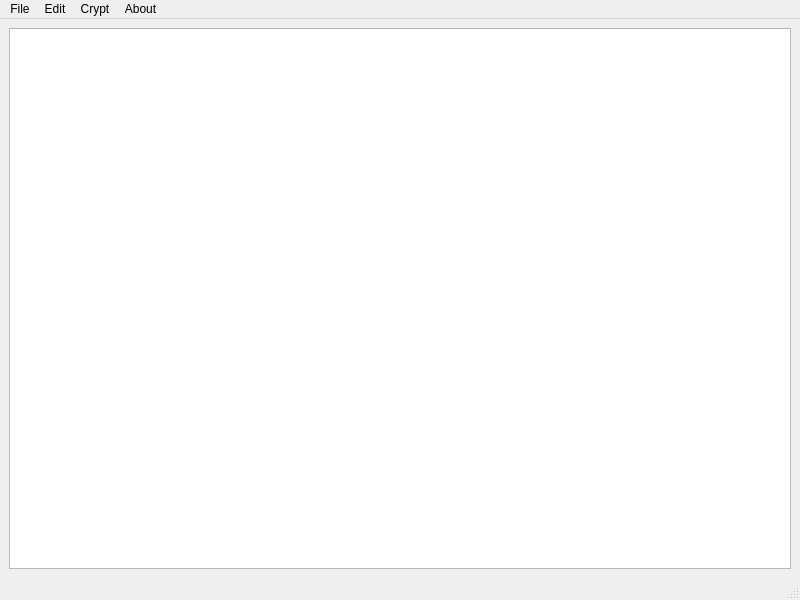
<?xml version="1.0" encoding="UTF-8"?>
<ui version="4.0">
 <class>MainWindow</class>
 <widget class="QMainWindow" name="MainWindow">
  <property name="geometry">
   <rect>
    <x>0</x>
    <y>0</y>
    <width>800</width>
    <height>600</height>
   </rect>
  </property>
  <property name="windowTitle">
   <string>MainWindow</string>
  </property>
  <widget class="QWidget" name="centralwidget">
   <layout class="QVBoxLayout" name="verticalLayout">
    <item>
     <widget class="QTextEdit" name="textEdit"/>
    </item>
   </layout>
  </widget>
  <widget class="QMenuBar" name="menubar">
   <property name="geometry">
    <rect>
     <x>0</x>
     <y>0</y>
     <width>800</width>
     <height>22</height>
    </rect>
   </property>
   <widget class="QMenu" name="menuFile">
    <property name="title">
     <string>File</string>
    </property>
    <addaction name="actionNew"/>
    <addaction name="actionOpen"/>
    <addaction name="separator"/>
    <addaction name="actionSave"/>
    <addaction name="actionSave_As"/>
    <addaction name="separator"/>
    <addaction name="actionPrint"/>
    <addaction name="actionExit"/>
   </widget>
   <widget class="QMenu" name="menuEdit">
    <property name="title">
     <string>Edit</string>
    </property>
    <addaction name="actionCut"/>
    <addaction name="actionCopt"/>
    <addaction name="actionPaste"/>
    <addaction name="separator"/>
    <addaction name="actionRedo"/>
    <addaction name="actionUndo"/>
   </widget>
   <widget class="QMenu" name="menuCrypt">
    <property name="title">
     <string>Crypt</string>
    </property>
    <addaction name="actionEncrypt"/>
    <addaction name="actionDecrypt"/>
   </widget>
   <widget class="QMenu" name="menuAbout">
    <property name="title">
     <string>About</string>
    </property>
    <addaction name="actionAbout_YZNotebook"/>
   </widget>
   <addaction name="menuFile"/>
   <addaction name="menuEdit"/>
   <addaction name="menuCrypt"/>
   <addaction name="menuAbout"/>
  </widget>
  <widget class="QStatusBar" name="statusbar"/>
  <action name="actionNew">
   <property name="text">
    <string>New</string>
   </property>
  </action>
  <action name="actionOpen">
   <property name="text">
    <string>Open</string>
   </property>
  </action>
  <action name="actionSave">
   <property name="text">
    <string>Save</string>
   </property>
  </action>
  <action name="actionSave_As">
   <property name="text">
    <string>Save As</string>
   </property>
  </action>
  <action name="actionEncrypt">
   <property name="text">
    <string>Encrypt</string>
   </property>
  </action>
  <action name="actionDecrypt">
   <property name="text">
    <string>Decrypt</string>
   </property>
  </action>
  <action name="actionCut">
   <property name="text">
    <string>Cut</string>
   </property>
  </action>
  <action name="actionCopt">
   <property name="text">
    <string>Copy</string>
   </property>
  </action>
  <action name="actionPaste">
   <property name="text">
    <string>Paste</string>
   </property>
  </action>
  <action name="actionRedo">
   <property name="text">
    <string>Redo</string>
   </property>
  </action>
  <action name="actionUndo">
   <property name="text">
    <string>Undo</string>
   </property>
  </action>
  <action name="actionPrint">
   <property name="text">
    <string>Print</string>
   </property>
  </action>
  <action name="actionExit">
   <property name="text">
    <string>Exit</string>
   </property>
  </action>
  <action name="actionAbout_YZNotebook">
   <property name="text">
    <string>About YZNotebook</string>
   </property>
  </action>
 </widget>
 <resources/>
 <connections/>
</ui>
